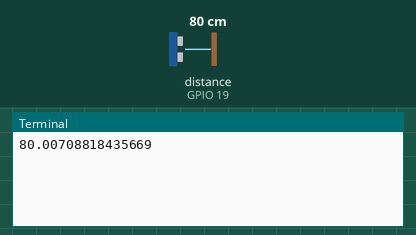
This program was run on a simulated Raspberry Pi (BCM pin numbers). Parts: the last lines printed to the terminal. The inputs (shaded band) are chosen by the test bench; at power-on: distance to the obstacle (sensor on GPIO 19) 80 cm. Sound played through the audio output is not drawn and takes no time; the clock reads 2024-03-15 10:24:30 at power-on unless the program sets it.

Above: at 1.2 s.
1.3 s: distance to the obstacle (sensor on GPIO 19) set to 2 cm
At 10.8 s:
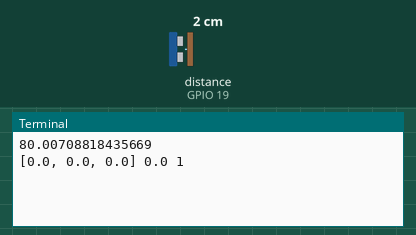
11.5 s: distance to the obstacle (sensor on GPIO 19) set to 4 cm
At 22.6 s:
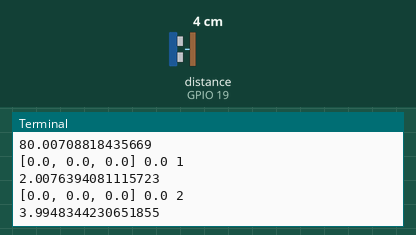

The program:

pakHan.py
```python
import RPi.GPIO as GPIO
from time import sleep
import time
import vlc

GPIO.setwarnings(False)
GPIO.setmode(GPIO.BCM)
GPIO.setup(26, GPIO.IN)
GPIO.setup(13, GPIO.OUT)
GPIO.setup(19, GPIO.IN)

tSleep = 10;
i = 0
d = 0.00
arrUS = [0.00]*3

media_player = vlc.MediaPlayer()
media_player.set_fullscreen(True)

media = vlc.Media("/home/pi/v1.mp4")
media_player.set_media(media)

def readUS():
    GPIO.output(13, True)
    sleep(0.00001)
    GPIO.output(13, False)
    while GPIO.input(19) == 0:
        pass
    start = time.time()
    while GPIO.input(19) == 1:
        pass
    end = time.time()
    d = (end - start) * 34300 / 2
    print(d)

while True:
    readUS()

    arrUS[i] = d
    if arrUS[0] == arrUS [1] == arrUS[2]:
        media_player.play()
        sleep(tSleep)
        media_player.stop()

    i = i + 1
    if i == 3:
        i = 0

    print(arrUS, d, i)
    sleep(1)
```

Measured:
- after the input at 11.5 s, the terminal: prints a new line after 10.5 s (image 2)
